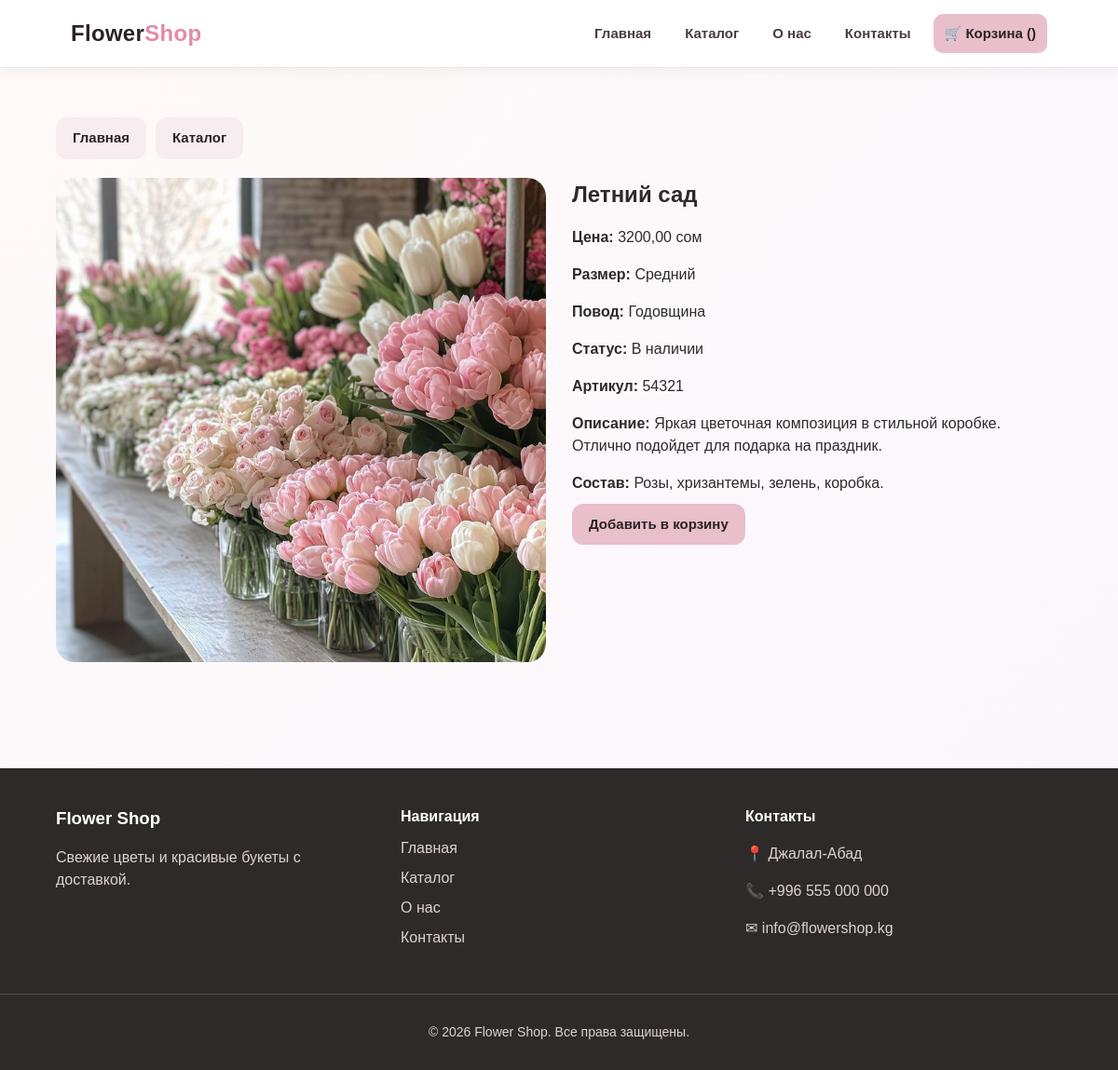
Page /product/letnij-sad/ on the committed database.
### shop/models.py (models this page shows, shortened)
class Product(models.Model):
    SIZE_CHOICES = [
        ("small", "Малый"),
        ("medium", "Средний"),
        ("large", "Большой"),
    ]
    STATUS_CHOICES = [
        ("in_stock", "В наличии"),
        ("pre_order", "Под заказ"),
    ]
    OCCASION_CHOICES = [
        ("birthday", "День рождения"),
        ("wedding", "Свадьба"),
        ("march8", "8 марта"),
        ("anniversary", "Годовщина"),
        ("love", "Любовь"),
        ("other", "Другое"),
    ]
    category = models.ForeignKey(
        Category,
        on_delete=models.CASCADE,
        related_name="products",
        verbose_name="Категория"
    )
    title = models.CharField("Название", max_length=200)
    slug = models.SlugField("Slug", unique=True, blank=True)
    image = models.ImageField("Фото", upload_to="products/")
    price = models.DecimalField("Цена", max_digits=10, decimal_places=2)
    description = models.TextField("Описание", blank=True)
    composition = models.TextField("Состав букета", blank=True)
    size = models.CharField("Размер", max_length=20, choices=SIZE_CHOICES, default="medium")
    occasion = models.CharField("Повод", max_length=30, choices=OCCASION_CHOICES, default="other")
    status = models.CharField("Статус", max_length=20, choices=STATUS_CHOICES, default="in_stock")
    article = models.CharField("Артикул", max_length=50, unique=True)
    is_popular = models.BooleanField("Популярный", default=False)
    created_at = models.DateTimeField("Создано", auto_now_add=True)
    class Meta:
        verbose_name = "Товар"
        verbose_name_plural = "Товары"
        ordering = ["-created_at"]

### shop/views.py (the view)
# urls.py: path("product/<slug:slug>/", views.product_detail, name="product_detail"),
def product_detail(request, slug):
    product = get_object_or_404(Product, slug=slug)
    return render(request, "shop/product_detail.html", {"product": product})

### templates/shop/product_detail.html (shortened to what this page needs)
{% extends 'shop/base.html' %}
{% block content %}
<section class="section">
    <div class="container">
        <div class="product-nav">
            <a href="{% url 'home' %}" class="btn btn-light">Главная</a>
            <a href="{% url 'catalog' %}" class="btn btn-light">Каталог</a>
        </div>
        <div class="product-detail">
            <div class="product-image">
                {% if product.image %}
                    <img src="{{ product.image.url }}" alt="{{ product.title }}">
                {% endif %}
            </div>
            <div class="product-info">
                <h1>{{ product.title }}</h1>
                <p><strong>Цена:</strong> {{ product.price }} сом</p>
                <p><strong>Размер:</strong> {{ product.get_size_display }}</p>
                <p><strong>Повод:</strong> {{ product.get_occasion_display }}</p>
                <p><strong>Статус:</strong> {{ product.get_status_display }}</p>
                <p><strong>Артикул:</strong> {{ product.article }}</p>
                {% if product.description %}
                    <p><strong>Описание:</strong> {{ product.description }}</p>
                {% endif %}
                {% if product.composition %}
                    <p><strong>Состав:</strong> {{ product.composition }}</p>
                {% endif %}
                <a href="{% url 'add_to_cart' product.id %}" class="btn">Добавить в корзину</a>
            </div>
        </div>
    </div>
</section>
{% endblock %}

### static/css/base.css (style rules this page uses)
* { box-sizing: border-box; }
html, body { height: 100%; }
html { scroll-behavior: smooth; }
body { margin: 0; font-family: Arial, sans-serif; color: #2f2a2a; line-height: 1.5; background: linear-gradient(-45deg, #fff6f8, #fdf1f4, #f8f4ff, #fffaf8); background-size: 400% 400%; animation: gradientMove 16s ease infinite; min-height: 100vh; display: flex; flex-direction: column; }
img { max-width: 100%; display: block; }
a { transition: 0.2s ease; }
.container { width: 90%; max-width: 1200px; margin: 0 auto; }
.section { padding: 54px 0; }
.section h1, .section h2 { margin-top: 0; margin-bottom: 20px; }
.btn { display: inline-block; padding: 11px 18px; background: #e8bfcb; color: #2b2225; text-decoration: none; border-radius: 12px; border: none; cursor: pointer; font-size: 15px; font-weight: 600; }
.btn-light { background: #f7edf0; color: #2b2225; }
.product-nav { display: flex; gap: 10px; margin-bottom: 20px; flex-wrap: wrap; }
.product-detail { display: grid; grid-template-columns: 1fr; gap: 28px; }
.product-image img { width: 100%; border-radius: 20px; max-height: 520px; object-fit: cover; }
.product-info h1 { margin-top: 0; margin-bottom: 14px; }
.product-info p { margin-bottom: 10px; }
@media (min-width: 768px) { .product-detail { grid-template-columns: 1fr 1fr; align-items: start; } }

### rows in the picture
Product: image (picture), title "Летний сад", price "3200,00", size "Средний", occasion "Годовщина", status "В наличии", article "54321", description "Яркая цветочная композиция в стильной коробке. Отлично подойдет для подарка на праздник.", composition "Розы, хризантемы, зелень, коробка."
